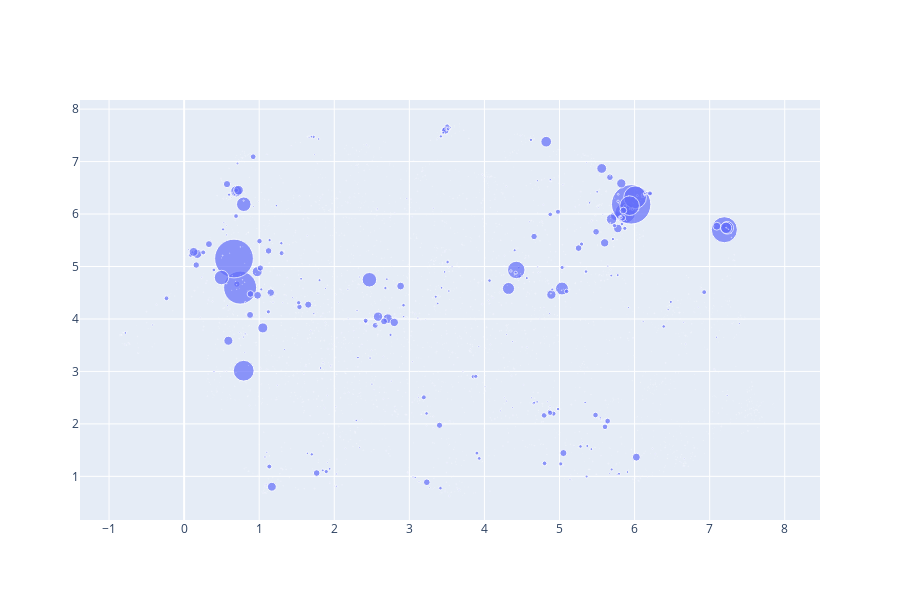

Notebook code for this chart:
### Code cell
# fig = px.scatter(counts_df, x="UMAP 1", y="UMAP 2", hover_name=tags_col,text='text',size = 'count', title = group_name)


import plotly.graph_objects as go

fig = go.Figure()

# Add traces

fig = go.Figure(data=go.Scatter(
    x=counts_df['UMAP 1'],
    y=counts_df['UMAP 2'],
    mode='markers',
    marker=dict(size=counts_df['count']/20,
                # color=[0, 1, 2, 3]
               ),
    text = counts_df['text'],
    textfont =dict(
        # family="Courier New, monospace",
        size=20,
        color="black"
    ),
    # hover_name=counts_df[tags_col],
))

fig.update_traces(textposition='middle center')

fig.update_layout(
autosize=False,
width=900,
height=600,)




# for x_i, y_i in zip(counts_df['UMAP 1'].values, counts_df['UMAP 2'].values):
#     fig.add_trace(go.Scatter(x=[x_i], y=[y_i],
#                         mode='markers',
#                         name='markers'))

fig.show()

### Figure 1 — Plotly figure (JSON) as saved in the notebook; plotly's stock layout.template omitted (floating-point values rounded to 4 significant figures; data arrays with more than 128 entries replaced by an {"elided": "..."} marker saying what was removed)
{"data": [{"marker": {"size": {"elided": "3544 float values"}}, "mode": "markers", "text": {"elided": "3544 str values"}, "textfont": {"color": "black", "size": 20}, "textposition": "middle center", "type": "scatter", "x": {"elided": "3544 float values"}, "y": {"elided": "3544 float values"}}], "layout": {"autosize": false, "height": 600, "width": 900, "xaxis": {"autorange": true, "range": [-1.387, 8.47], "type": "linear"}, "yaxis": {"autorange": true, "range": [0.1681, 8.174], "type": "linear"}}}
